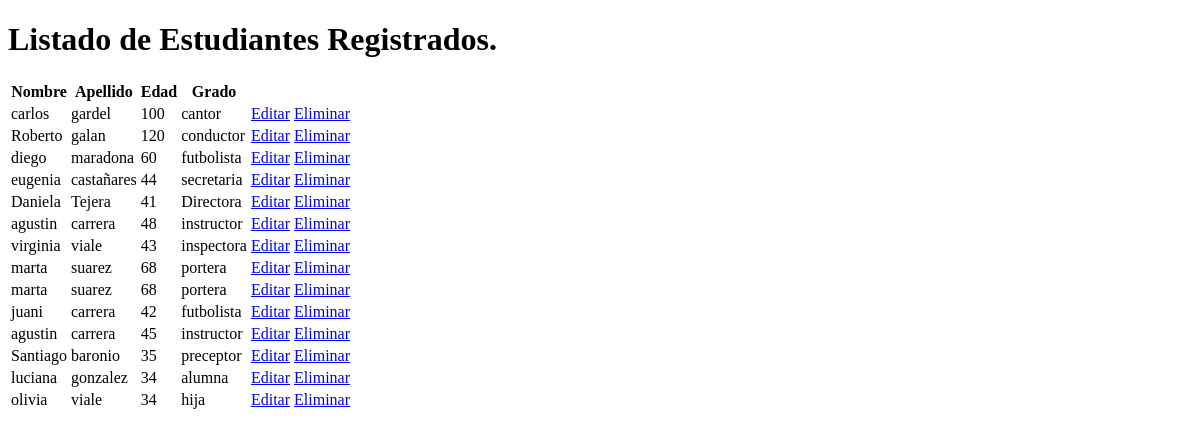
Before: /ver with the older database file.
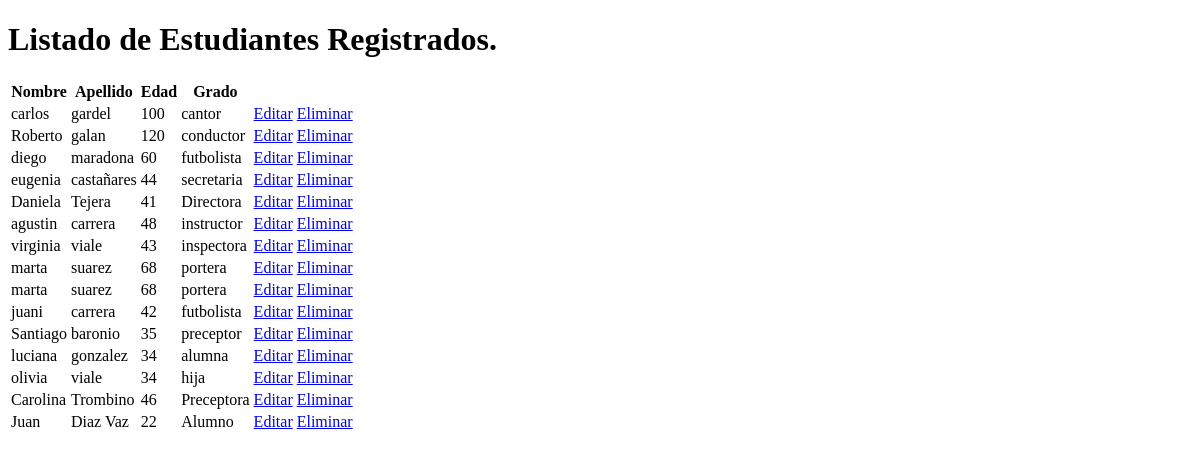
After: the same page with the newer database file.
### tables this page shows
CREATE TABLE estudiantes( 
               id INTEGER PRIMARY KEY AUTOINCREMENT,
               nombre text not null,
               apellido text not null,
               edad intenger not null,
               grado text not null);

### app.py (the view)
@app.route("/ver")
def ver_estudiantes():
    db=get_db()
    estudiantes= db.execute("SELECT * FROM estudiantes").fetchall()
    return render_template("ver.html",estudiantes=estudiantes)

### app.py (called while the page is built)
def get_db():
    conn=sqlite3.connect('escuela.db') #creo la base de datos.
    conn.row_factory=sqlite3.Row
    return conn

### templates/ver.html (shortened to what this page needs)
<!DOCTYPE html>
<html lang="en">
<head>
    <link rel="stylesheet" href="/static/estilo.css">
</head>
<body>
    <h1>Listado de Estudiantes Registrados.</h1>
    <table>
        <tr>
            <th>Nombre</th>
            <th>Apellido</th>
            <th>Edad</th>
            <th>Grado</th>
        </tr>
    {% for e in estudiantes %}
    <tr>
        <td>{{ e.nombre }}</td>
        <td>{{ e.apellido }}</td>
        <td>{{ e.edad }}</td>
        <td>{{ e.grado }}</td>
    <td>
        <a href="/editar/{{ e.id }}">Editar</a>
        <a href="/eliminar/{{ e.id }}">Eliminar</a>
    </td>
</tr>
{% endfor %}
    </table>
</body>
</html>

Changed rows visible on the page:
removed estudiantes: nombre "agustin", apellido "carrera", edad "45", grado "instructor"
added estudiantes: nombre "Carolina", apellido "Trombino", edad "46", grado "Preceptora"
added estudiantes: nombre "Juan", apellido "Diaz Vaz", edad "22", grado "Alumno"
